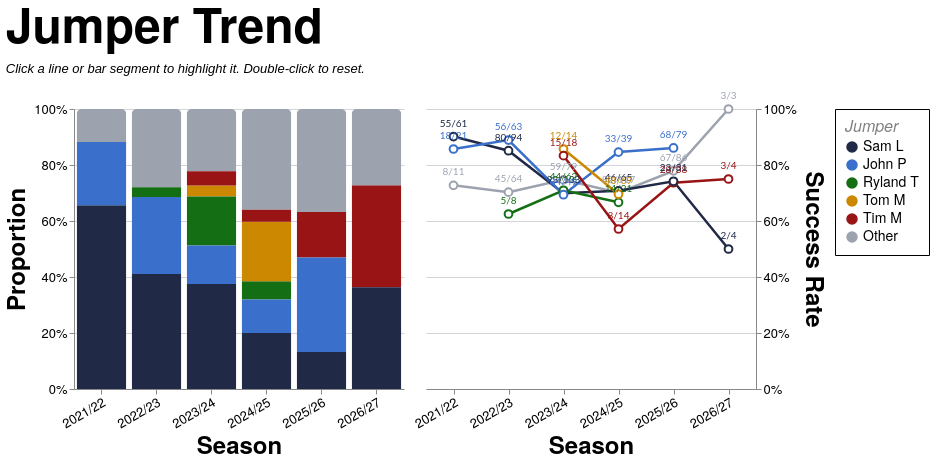

Express this chart as Vega-Lite.
### Vega-Lite specification from a JSON file in a GitHub repository (floating-point values rounded to 4 significant figures; data arrays with more than 128 entries replaced by an {"elided": "..."} marker saying what was removed)
{"config": {"axis": {"labelFont": "PT Sans Narrow, Helvetica Neue, Helvetica, Arial, sans-serif", "titleFont": "PT Sans Narrow, Helvetica Neue, Helvetica, Arial, sans-serif", "labelFontSize": 13, "titleFontSize": 24, "gridColor": "#202947", "gridOpacity": 0.2, "zindex": 1}, "text": {"font": "Lato, sans-serif"}, "bar": {"cornerRadiusEnd": 5}, "header": {"labelFont": "PT Sans Narrow, Helvetica Neue, Helvetica, Arial, sans-serif", "titleFont": "PT Sans Narrow, Helvetica Neue, Helvetica, Arial, sans-serif", "labelFontSize": 24, "titleFontSize": 28, "labelFontWeight": "bold", "orient": "left"}, "legend": {"labelFont": "PT Sans Narrow, Helvetica Neue, Helvetica, Arial, sans-serif", "titleFont": "PT Sans Narrow, Helvetica Neue, Helvetica, Arial, sans-serif", "labelFontSize": 14, "titleFontSize": 16, "titlePadding": 5, "fillColor": "white", "strokeColor": "black", "padding": 10, "titleFontWeight": "lighter", "titleFontStyle": "italic", "titleColor": "gray", "offset": 10}, "title": {"font": "PT Sans Narrow, Helvetica Neue, Helvetica, Arial, sans-serif", "fontSize": 48, "fontWeight": "bold", "anchor": "start", "align": "center", "titlePadding": 20, "subtitlePadding": 10, "subtitleFontSize": 13, "subtitleColor": "", "subtitleFontStyle": "italic", "offset": 15, "color": "black"}, "axisX": {"labelAngle": 0}, "facet": {"title": null, "header": null, "align": {"row": "each", "column": "each"}, "spacing": 10}, "resolve": {"scale": {"y": "independent", "facet": "independent"}}, "background": "transparent", "scale": {"offsetBandPaddingOuter": 0.2, "offsetBandPaddingInner": 0.1}, "view": {"stroke": null, "background": "transparent"}}, "hconcat": [{"mark": {"type": "bar", "opacity": 0.85}, "encoding": {"color": {"field": "jumper_tier", "scale": {"domain": ["Sam L", "John P", "Ryland T", "Tom M", "Tim M", "Other"], "range": ["#202946", "#3a6fcc", "#146f14", "#cc8800", "#991515", "#9ca3af"]}, "title": "Jumper", "type": "nominal"}, "opacity": {"condition": {"param": "param_12", "value": 1.0, "empty": true}, "value": 0.2}, "order": {"field": "tier_sort_order", "sort": "ascending", "type": "quantitative"}, "tooltip": [{"field": "season", "title": "Season", "type": "nominal"}, {"field": "jumper_tier_name", "title": "Jumper", "type": "nominal"}, {"field": "attempts", "format": ",.0f", "title": "Attempts", "type": "quantitative"}, {"field": "won", "format": ",.0f", "title": "Won", "type": "quantitative"}, {"field": "success_rate", "format": ".1%", "title": "Success Rate", "type": "quantitative"}], "x": {"axis": {"labelAngle": -30}, "field": "season", "sort": ["2021/22", "2022/23", "2023/24", "2024/25", "2025/26", "2026/27"], "title": "Season", "type": "nominal"}, "y": {"axis": {"format": "%", "orient": "left"}, "field": "attempts", "stack": "normalize", "title": "Proportion", "type": "quantitative"}}, "height": 280, "name": "view_12", "transform": [{"filter": "(loSquad == 'All' || datum.squad == loSquad) && (loGameType == 'All' || (loGameType == 'League + Cup' && (datum.game_type == 'League' || datum.game_type == 'Cup')) || (loGameType == 'League only' && datum.game_type == 'League') || datum.game_type == loGameType) && (loThrower == 'All' || datum.thrower == loThrower) && (loArea == 'All' || datum.area == loArea) && (loNumbers == 'All' || datum.numbers == loNumbers)"}, {"aggregate": [{"op": "count", "as": "attempts"}, {"op": "sum", "field": "won", "as": "won"}], "groupby": ["season", "jumper_tier", "jumper_tier_name"]}, {"joinaggregate": [{"op": "sum", "field": "attempts", "as": "season_attempts"}], "groupby": ["season"]}, {"calculate": "datum.attempts / datum.season_attempts", "as": "norm_count"}, {"calculate": "datum.won / datum.attempts", "as": "success_rate"}, {"calculate": "datum.won + '/' + datum.attempts", "as": "won_attempts_label"}, {"calculate": "datum.jumper_tier == 'Sam L' ? 0 : datum.jumper_tier == 'John P' ? 1 : datum.jumper_tier == 'Ryland T' ? 2 : datum.jumper_tier == 'Tom M' ? 3 : datum.jumper_tier == 'Tim M' ? 4 : 999", "as": "tier_sort_order"}], "width": {"step": 55}}, {"layer": [{"mark": {"type": "line", "point": {"fill": "white", "filled": false, "size": 60}, "strokeWidth": 2.5}, "encoding": {"color": {"field": "jumper_tier", "scale": {"domain": ["Sam L", "John P", "Ryland T", "Tom M", "Tim M", "Other"], "range": ["#202946", "#3a6fcc", "#146f14", "#cc8800", "#991515", "#9ca3af"]}, "title": "Jumper", "type": "nominal"}, "detail": {"field": "jumper_tier", "type": "nominal"}, "opacity": {"condition": {"param": "param_12", "value": 1.0, "empty": true}, "value": 0.2}, "tooltip": [{"field": "season", "title": "Season", "type": "nominal"}, {"field": "jumper_tier_name", "title": "Jumper", "type": "nominal"}, {"field": "attempts", "format": ",.0f", "title": "Attempts", "type": "quantitative"}, {"field": "won", "format": ",.0f", "title": "Won", "type": "quantitative"}, {"field": "success_rate", "format": ".1%", "title": "Success Rate", "type": "quantitative"}], "x": {"axis": {"labelAngle": -30}, "field": "season", "sort": ["2021/22", "2022/23", "2023/24", "2024/25", "2025/26", "2026/27"], "title": "Season", "type": "nominal"}, "y": {"axis": {"format": "%", "orient": "right"}, "field": "success_rate", "scale": {"domainMax": 1, "nice": true}, "title": "Success Rate", "type": "quantitative"}}, "name": "view_11", "transform": [{"filter": "(loSquad == 'All' || datum.squad == loSquad) && (loGameType == 'All' || (loGameType == 'League + Cup' && (datum.game_type == 'League' || datum.game_type == 'Cup')) || (loGameType == 'League only' && datum.game_type == 'League') || datum.game_type == loGameType) && (loThrower == 'All' || datum.thrower == loThrower) && (loArea == 'All' || datum.area == loArea) && (loNumbers == 'All' || datum.numbers == loNumbers)"}, {"aggregate": [{"op": "count", "as": "attempts"}, {"op": "sum", "field": "won", "as": "won"}], "groupby": ["season", "jumper_tier", "jumper_tier_name"]}, {"joinaggregate": [{"op": "sum", "field": "attempts", "as": "season_attempts"}], "groupby": ["season"]}, {"calculate": "datum.attempts / datum.season_attempts", "as": "norm_count"}, {"calculate": "datum.won / datum.attempts", "as": "success_rate"}, {"calculate": "datum.won + '/' + datum.attempts", "as": "won_attempts_label"}, {"calculate": "datum.jumper_tier == 'Sam L' ? 0 : datum.jumper_tier == 'John P' ? 1 : datum.jumper_tier == 'Ryland T' ? 2 : datum.jumper_tier == 'Tom M' ? 3 : datum.jumper_tier == 'Tim M' ? 4 : 999", "as": "tier_sort_order"}]}, {"mark": {"type": "text", "align": "center", "baseline": "bottom", "dy": -8, "fontSize": 10}, "encoding": {"color": {"field": "jumper_tier", "scale": {"domain": ["Sam L", "John P", "Ryland T", "Tom M", "Tim M", "Other"], "range": ["#202946", "#3a6fcc", "#146f14", "#cc8800", "#991515", "#9ca3af"]}, "title": "Jumper", "type": "nominal"}, "detail": {"field": "jumper_tier", "type": "nominal"}, "opacity": {"condition": {"param": "param_12", "value": 1.0, "empty": true}, "value": 0.2}, "text": {"field": "won_attempts_label", "type": "nominal"}, "x": {"axis": {"labelAngle": -30}, "field": "season", "sort": ["2021/22", "2022/23", "2023/24", "2024/25", "2025/26", "2026/27"], "title": "Season", "type": "nominal"}, "y": {"axis": {"format": "%", "orient": "right"}, "field": "success_rate", "scale": {"domainMax": 1, "nice": true}, "title": "Success Rate", "type": "quantitative"}}, "transform": [{"filter": "(loSquad == 'All' || datum.squad == loSquad) && (loGameType == 'All' || (loGameType == 'League + Cup' && (datum.game_type == 'League' || datum.game_type == 'Cup')) || (loGameType == 'League only' && datum.game_type == 'League') || datum.game_type == loGameType) && (loThrower == 'All' || datum.thrower == loThrower) && (loArea == 'All' || datum.area == loArea) && (loNumbers == 'All' || datum.numbers == loNumbers)"}, {"aggregate": [{"op": "count", "as": "attempts"}, {"op": "sum", "field": "won", "as": "won"}], "groupby": ["season", "jumper_tier", "jumper_tier_name"]}, {"joinaggregate": [{"op": "sum", "field": "attempts", "as": "season_attempts"}], "groupby": ["season"]}, {"calculate": "datum.attempts / datum.season_attempts", "as": "norm_count"}, {"calculate": "datum.won / datum.attempts", "as": "success_rate"}, {"calculate": "datum.won + '/' + datum.attempts", "as": "won_attempts_label"}, {"calculate": "datum.jumper_tier == 'Sam L' ? 0 : datum.jumper_tier == 'John P' ? 1 : datum.jumper_tier == 'Ryland T' ? 2 : datum.jumper_tier == 'Tom M' ? 3 : datum.jumper_tier == 'Tim M' ? 4 : 999", "as": "tier_sort_order"}]}], "height": 280, "width": {"step": 55}}], "data": {"name": "data-5d4b8dce40ba978ea61cc476214b7bd4"}, "params": [{"name": "loSquad", "value": "All"}, {"name": "loSeason", "value": "All"}, {"name": "loGameType", "value": "All"}, {"name": "loThrower", "value": "All"}, {"name": "loJumper", "value": "All"}, {"name": "loArea", "value": "All"}, {"name": "loNumbers", "value": "All"}, {"name": "param_12", "select": {"type": "point", "clear": "dblclick", "fields": ["jumper_tier"], "on": "click"}, "views": ["view_12", "view_11"]}], "resolve": {"scale": {"color": "shared"}}, "spacing": 8, "title": {"text": "Jumper Trend", "subtitle": "Click a line or bar segment to highlight it. Double-click to reset."}, "$schema": "https://vega.github.io/schema/vega-lite/v5.20.1.json", "datasets": {"data-5d4b8dce40ba978ea61cc476214b7bd4": {"elided": "1247 records"}}}
